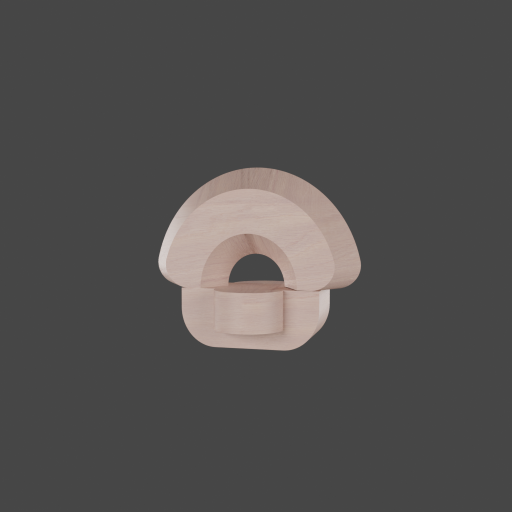
#> input picture stimuli_pipe/stimuli_unique_texture_per_stl_v1/stimuli_A_auto_contrast/1/reference.png, 1024 x 1024 px, found by its file name (shown at 1/2 size)
$ python run_bias_decomposition.py
#> lines starting #> are read from the running program, lines starting #| are printed output that depends on the picture
### evaluation_pipe/eval_core.py
"""Shared evaluation logic for shape-bias benchmarking.

This module contains all shared constants, helpers, and trial-running logic
used by both `scripts/run_remote.py` and `scripts/run_local.py`.
"""

from __future__ import annotations

import csv
import os
import random
import re
import time
from pathlib import Path

from PIL import Image

# ===========================================================================
# PATHS
# ===========================================================================
REPO_ROOT = Path(__file__).resolve().parent.parent
STIMULI_DIR = REPO_ROOT / "stimuli_pipe" / "stimuli_per_stl_packages"
RESULTS_DIR = REPO_ROOT / "results"
# When `run_remote.py` runs `--eval-mode human_matched` without `-o`, CSVs default here
# (under RESULTS_DIR or `$RESULTS_DIR`), next to other `model.results` trees for analysis_pipe.
HUMAN_MATCHED_REMOTE_CSV_SUBDIR = Path("model.results") / "human_matched"
ENV_PATH = REPO_ROOT / ".env"


# [12 lines left out: function default_session_results_dir, not called in this run]


# Human-friendly stimulus packages (must match human-experiment/server.js).
HUMAN_STIM_PACKAGES = frozenset(
    {"stimuli_unique_texture_per_stl_v1", "stimuli_unique_texture_per_stl_v2"}
)
BENCHMARK_STIM_PACKAGE = "stimuli_per_stl_packages"

# ===========================================================================
# HYPERPARAMETERS
# ===========================================================================
MAX_RETRIES = 5               # retries per trial if answer is ambiguous/empty
MAX_TOKENS_REMOTE = 128       # max tokens for remote API calls (thinking disabled)
MAX_TOKENS_LOCAL = 128        # max tokens for local model generation
TEMPERATURE = 0.0             # sampling temperature (0.0 = greedy/deterministic)
RANDOM_SEED = 42              # default random seed for reproducibility
DEFAULT_STIM_SET = "stimuli_A_auto_contrast"
DEFAULT_DEVICE = "cuda"
DEFAULT_HUMAN_TRIAL_LIMIT = 30

# ===========================================================================
# WORD PAIRS — 5 pseudo (sudo) + 5 random, length-matched
# ===========================================================================
WORD_PAIRS = [
    # (sudo_word,    random_word,   length)
    ("shiple",       "afnafq",      6),
    ("clapher",      "ieyiccw",     7),
    ("plailass",     "orvufaig",    8),
    ("procation",    "qahftrxck",   9),
    ("adinefults",   "cgchqjjfgy",  10),
]

# Frequent English bigrams — mirrors human-experiment/public/experiment.js
ENGLISH_BIGRAM_WEIGHTS: dict[str, float] = {
    "th": 1.0, "he": 0.98, "in": 0.96, "er": 0.94, "an": 0.93, "re": 0.92, "on": 0.91, "at": 0.9,
    "en": 0.9, "nd": 0.89, "ti": 0.88, "es": 0.87, "or": 0.86, "te": 0.86, "of": 0.85, "ed": 0.85,
    "is": 0.84, "it": 0.84, "al": 0.83, "ar": 0.82, "st": 0.82, "to": 0.82, "nt": 0.81, "ng": 0.81,
    "se": 0.8, "ha": 0.8, "as": 0.79, "ou": 0.79, "io": 0.78, "le": 0.78, "ve": 0.77, "co": 0.77,
    "me": 0.76, "de": 0.76, "hi": 0.75, "ri": 0.75, "ro": 0.74, "ic": 0.74, "ne": 0.74, "ea": 0.73,
    "ra": 0.73, "ce": 0.72, "li": 0.72, "ch": 0.72, "ll": 0.71, "be": 0.71, "ma": 0.7, "si": 0.7,
    "om": 0.69, "ur": 0.69, "ca": 0.68, "el": 0.68, "ta": 0.68, "la": 0.67, "ns": 0.67, "di": 0.67,
    "fo": 0.66, "ho": 0.66, "pe": 0.65, "ec": 0.65, "pr": 0.65, "no": 0.64, "wa": 0.64, "wi": 0.64,
    "us": 0.63, "tr": 0.63, "wh": 0.63, "ge": 0.62, "po": 0.62, "lo": 0.62, "im": 0.61, "il": 0.61,
    "mo": 0.61, "un": 0.6, "ai": 0.6, "ie": 0.59, "oo": 0.59, "ee": 0.58, "ss": 0.57, "tt": 0.57,
}

# ===========================================================================
# PROMPT TEMPLATES
# ===========================================================================
PROMPT_TEMPLATES = {
    "noun_label": (
        "You are given three images. The first image is a {word}. "
        "Which of the following two images (1 or 2) is also a {word}? "
        "Your response must be exactly one character: 1 or 2. No other text."
    ),
    "noun_label_AB": (
        "You are given three images.The first image is a {word}. "
        "Which of the following two images (A or B) is also a {word}? "
        "Your response must be exactly one character: A or B. No other text."
    ),
    "no_word_category": (
        "You are given three images. This first image is an object. "
        "Which of the following two images (1 or 2) is another one? "
        "Your response must be exactly one character: 1 or 2. No other text."
    ),
    "no_word_category_similar": (
        "You are given three images. The first image is the reference. "
        "Which of the other two images (1 or 2) is more similar to the reference? "
        "Answer with just '1' or '2'."
    ),
    "no_word_category_AB": (
        "You are given three images. This first image is an object. "
        "Which of the following two images (A or B) is another one? "
        "Your response must be exactly one character: A or B. No other text."
    ),
    "no_word_similarity": (
        "You are given three images. The first image is the reference. "
        "Which of the other two images (1 or 2) is more similar to the reference? "
        "Answer with just '1' or '2'."
    ),
    # No novel word; A/B choices. Playground July 2026 similarity wording (pre-unification).
    "no_word_similarity_AB": (
        "You are given three images. The first image is the reference. "
        "Which of the other two images (A or B) is more similar to the reference? "
        "Answer with just 'A' or 'B'."
    ),
    "no_word_category_similar_AB": (
        "You are given three images. The first image is the reference. "
        "Which of the other two images (A or B) is more similar to the reference? "
        "Answer with just 'A' or 'B'."
    ),
    "binary_yes_no": (
        "The first image is a {word}. "
        "The second image is one candidate object. "
        "Is the second image the same object category as the first image? "
        "Your response must be exactly one word: YES or NO. No other text."
    ),
    "binary_yes_no_conservative": (
        "You see 2 images: Image 1 is the reference object and Image 2 is one candidate object. "
        "Question: Is Image 2 the same object category as Image 1? "
        "Rules: answer with exactly one token YES or NO. If uncertain, answer NO."
    ),
    "binary_score": (
        "The first image is a {word}. "
        "The second image is one candidate object. "
        "Rate how likely the second image is the same object category as the first image, "
        "from 0 to 100. "
        "Your response must be exactly: SCORE=<integer 0-100>. No other text."
    ),
    "binary_score_0_3": (
        "Image 1 is reference and Image 2 is one candidate. "
        "Rate match strength from 0 to 3, where 0 means no match and 3 means very strong match. "
        "Your response must be exactly: SCORE=<integer 0-3>. No other text."
    ),
    "rank_forced": (
        "Image 1 is the reference object. Image 2 and Image 3 are candidates. "
        "Rank the candidates by similarity to Image 1."
        "Respond exactly in this format:"
        "BETTER=<candidate label>; WORSE=<candidate label>"
        "The candidate labels are 2 and 3."
        "BETTER and WORSE must be different."
    )
}

# Backward compat for scripts that import a single noun_label template string.
PROMPT_TEMPLATE = PROMPT_TEMPLATES["noun_label"]

# ===========================================================================
# Vision turn layout (shared: local Transformers + remote OpenAI-compatible API)
# ===========================================================================
VISION_USER_IMAGE_LABELS_3_NUMERIC = ("Reference image:", "Image 1:", "Image 2:")
VISION_USER_IMAGE_LABELS_3_ALPHABETIC = ("Reference image:", "Image A:", "Image B:")
VISION_USER_IMAGE_LABELS_2 = ("Reference image:", "Candidate image:")

# Shared system line for **local** Transformers VLM wrappers (generate + score_choices).
# Keep generate and logit scoring on the same messages so the two paths stay consistent.
LOCAL_VLM_SYSTEM_PROMPT = "Answer concisely. Do not explain your reasoning."
# Backward-compatible alias (older Qwen3.5-only name).
QWEN35_VLM_SYSTEM_PROMPT = LOCAL_VLM_SYSTEM_PROMPT

# **Remote** (`run_remote.py`): one uniform system line for every `REMOTE_MODELS` entry.
# See `interpret/remote_eval_prompt_policy.md`.
REMOTE_UNIFORM_SYSTEM_PROMPT = (
    "Follow the user's instructions exactly. "
    "When they ask for a single character (1 or 2), reply with only that character and no other text."
)


# [58 lines left out: functions build_transformers_vision_user_content, build_openai_compatible_vision_messages, not called in this run]


# ===========================================================================
# CSV OUTPUT FIELDS
# ===========================================================================
CSV_FIELDS = [
    "model", "model_name", "stim_id", "stl_id", "texture_set",
    "word", "word_type", "word_length",
    "prompt_condition",
    "decision_mode", "swap_correct",
    "ordering", "order_method", "a_is", "b_is", "raw_text", "parsed_answer", "choice",
    "prob_1_abs", "prob_2_abs", "swap_prob_1_abs", "swap_prob_2_abs", "swap_corrected_a_abs", "swap_corrected_b_abs",
    "generation_time_s", "num_tokens_generated", "attempts",
    "repeat", "temperature",
    "eval_mode", "stim_pkg", "stim_set", "human_word_seed", "stimulus_shuffle_condition",
    "word_mode", "word_min_len", "word_max_len", "sudo_threshold", "trial_limit",
    "image_mode",
]

# ---------------------------------------------------------------------------
# Human-eval: hash / RNG (match experiment.js)
# ---------------------------------------------------------------------------
def _u32(x: int) -> int:
    return x & 0xFFFFFFFF


def _imul(a: int, b: int) -> int:
    return _u32(a * b)


# [19 lines left out: functions hash_string, mulberry32, not called in this run]


def random_int(rand_fn, min_inclusive: int, max_inclusive: int) -> int:
    return int(rand_fn() * (max_inclusive - min_inclusive + 1)) + min_inclusive


# [21 lines left out: functions english_transition_score, make_pseudo_word, not called in this run]


def make_random_word(rand_fn, length: int) -> str:
    letters = "abcdefghijklmnopqrstuvwxyz"
    return "".join(letters[random_int(rand_fn, 0, 25)] for _ in range(length))


# [65 lines left out: functions build_unique_human_words, maybe_sample_stimuli_human, not called in this run]


def resolve_stim_set_name(stim_set: str | None) -> str:
    if stim_set is None:
        env_dataset = os.environ.get("IMAGE_DATASET")
        return Path(env_dataset).name if env_dataset else DEFAULT_STIM_SET
    return stim_set


# [50 lines left out: functions human_eval_seed_text, benchmark_csv_meta, human_matched_csv_meta, not called in this run]


# ---------------------------------------------------------------------------
# Word list
# ---------------------------------------------------------------------------
def load_words() -> list[dict]:
    """Load the curated length-matched word pairs as a flat list."""
    words = []
    for sudo, rand, length in WORD_PAIRS:
        words.append({"name": sudo,  "type": "sudo",   "length": length})
        words.append({"name": rand,  "type": "random", "length": length})
    return words


# [7 lines left out: function make_prompt, not called in this run]


# ---------------------------------------------------------------------------
# Stimuli loading
# ---------------------------------------------------------------------------
def load_stimuli(stim_set: str | None = None,
                 num_stimuli: int | None = None) -> list[dict]:
#> called with num_stimuli = 3
    stim_set = resolve_stim_set_name(stim_set)
    stim_base = STIMULI_DIR / stim_set
    stim_dirs = sorted([d for d in stim_base.iterdir() if d.is_dir()],
                       key=lambda d: int(d.name))

    if num_stimuli is not None:
        stim_dirs = random.sample(stim_dirs, min(num_stimuli, len(stim_dirs)))

    stimuli = []
    for d in stim_dirs:
        stimuli.append({
            "stim_id": d.name,
            "reference": Image.open(d / "reference.png").convert("RGB"),
            "shape_match": Image.open(d / "shape_match.png").convert("RGB"),
            "texture_match": Image.open(d / "texture_match.png").convert("RGB"),
        })
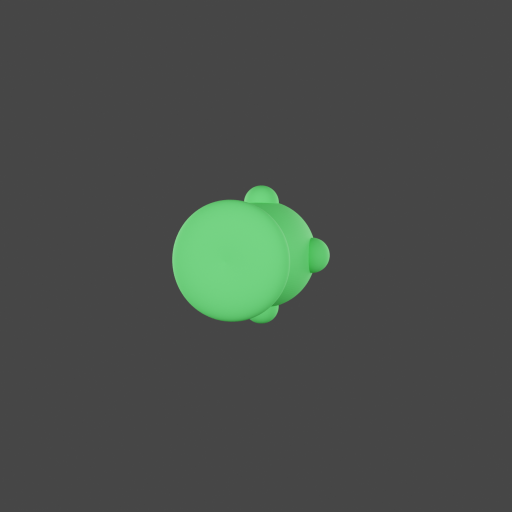
#> input picture stimuli_pipe/stimuli_unique_texture_per_stl_v1/stimuli_A_auto_contrast/10/shape_match.png, 1024 x 1024 px (shown at 1/2 size)
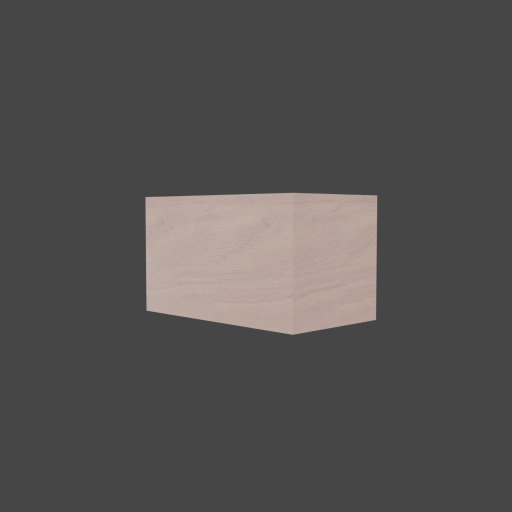
#> input picture stimuli_pipe/stimuli_unique_texture_per_stl_v1/stimuli_A_auto_contrast/1/texture_match.png, 1024 x 1024 px, found by its file name (shown at 1/2 size)
    return stimuli


# [113 lines left out: functions load_stimuli_human_package, load_stimuli_grid, load_stimuli_triad_dir, not called in this run]


# ---------------------------------------------------------------------------
# Blind-baseline image modes
# ---------------------------------------------------------------------------
# "blank" replaces every image with a mid-grey field; "phase_scramble" keeps
# each image's amplitude spectrum but randomises the phases, destroying shape
# and object structure while preserving global luminance and spatial-frequency
# statistics. Both give the language-prior floor for a prompt cell: a cell
# whose blind shape rate matches its sighted rate is not measuring vision.
IMAGE_MODES = ("normal", "blank", "phase_scramble")


# [612 lines left out: functions _phase_scramble_image, transform_stimulus_image, materialize_stimulus, parse_answer, parse_yes_no, parse_score_0_100 and 12 more, not called in this run]


# ---------------------------------------------------------------------------
# CSV writing and summary
# ---------------------------------------------------------------------------
def _csv_row(row: dict, fieldnames: list[str]) -> dict:
    return {k: row.get(k, "") for k in fieldnames}


# [80 lines left out: functions _existing_csv_fieldnames, write_results, _normalize_csv_row_keys, load_completed_trial_keys, not called in this run]


def _shape_pct_decisive(s: int, t: int) -> str:
    return f"{s / (s + t) * 100:.0f}%" if (s + t) > 0 else "N/A"


def _shape_pct_all(s: int, t: int, u: int) -> str:
    tot = s + t + u
    return f"{s / tot * 100:.0f}%" if tot > 0 else "N/A"


# [67 lines left out: functions print_summary, resolve_output_path, not called in this run]

### scripts/_archive/run_bias_decomposition.py
#!/usr/bin/env python3
"""Run a quick bias decomposition suite for local VLMs.

This script helps separate:
  1) lexical token bias (e.g., prefers "1")
  2) first-option positional bias (prefers first candidate regardless of label set)
  3) weak visual grounding fallback (bias drops when forced to compare first)

Usage:
  source .venv/bin/activate
  python scripts/run_bias_decomposition.py --model smolvlm --device cuda
"""

from __future__ import annotations

import argparse
import csv
import re
from dataclasses import dataclass
from pathlib import Path

import sys

REPO_ROOT = Path(__file__).resolve().parent.parent
sys.path.insert(0, str(REPO_ROOT))

from evaluation_pipe.eval_core import load_stimuli, load_words  # noqa: E402
from evaluation_pipe.models import create_model  # noqa: E402


@dataclass(frozen=True)
class Condition:
    name: str
    label_set: str  # "12" | "ab" | "lr"
    use_word: bool
    forced_grounding: bool


CONDITIONS: tuple[Condition, ...] = (
    Condition("baseline_12", "12", True, False),
    Condition("no_word_12", "12", False, False),
    Condition("label_ab", "ab", True, False),
    Condition("left_right", "lr", True, False),
    Condition("forced_grounding_12", "12", True, True),
)

ORDERINGS = ("shape_first", "texture_first")


# [109 lines left out: functions _prompt, _parse_12, _parse_ab, _parse_lr, _parse_label, _labels_for_ordering and 1 more, not called in this run]


def _fmt_pct(x: float) -> str:
    return f"{100.0 * x:.1f}%"


def _rate(num: int, den: int) -> float:
    return num / den if den else float("nan")


# [117 lines left out: functions _summary, _interpret, _build_md_report, not called in this run]


def main() -> None:
    ap = argparse.ArgumentParser(description=__doc__)
    ap.add_argument("--model", default="smolvlm")
    ap.add_argument("--device", default="cuda")
    ap.add_argument("--num-stimuli", type=int, default=3)
    ap.add_argument("--num-words", type=int, default=10)
    ap.add_argument(
        "--output",
        type=Path,
        default=REPO_ROOT / "results" / "smolvlm_bias_decomposition_rows.csv",
    )
    ap.add_argument(
        "--report-md",
        type=Path,
        default=None,
        help="Optional markdown report path (default: <output stem>.md)",
    )
    args = ap.parse_args()

    words = load_words()[: args.num_words]
    stimuli = load_stimuli(num_stimuli=args.num_stimuli)
#> stimuli = 3 items
    model = create_model(args.model, device=args.device)
    rows: list[dict] = []

    try:
        for cond in CONDITIONS:
            print(f"\n=== Condition: {cond.name} ===")
            for stim in stimuli:
                for w in words:
                    for ordering in ORDERINGS:
                        if ordering == "shape_first":
                            img1 = stim["shape_match"]
                            img2 = stim["texture_match"]
                        else:
                            img1 = stim["texture_match"]
                            img2 = stim["shape_match"]

                        prompt = _prompt(cond, w["name"])
                        resp = model.generate(
                            images=[stim["reference"], img1, img2],
                            prompt=prompt,
                            max_new_tokens=96,
                            temperature=0.0,
                        )

                        parsed = _parse_label(cond, resp.raw_text)
                        l1, l2 = _labels_for_ordering(cond, ordering)
                        picked_position, picked_semantic = _choice_from_label(parsed, l1, l2, ordering)
                        rows.append(
                            {
                                "model": args.model,
                                "condition": cond.name,
                                "stim_id": stim["stim_id"],
                                "word": w["name"],
                                "word_type": w["type"],
                                "ordering": ordering,
                                "label_first": l1,
                                "label_second": l2,
                                "raw_text": resp.raw_text,
                                "parsed_label": parsed or "",
                                "picked_position": picked_position,
                                "picked_semantic": picked_semantic,
                                "generation_time_s": f"{resp.generation_time_s:.3f}",
                            }
                        )
    finally:
        model.unload()

    args.output.parent.mkdir(parents=True, exist_ok=True)
    fieldnames = [
        "model",
        "condition",
        "stim_id",
        "word",
        "word_type",
        "ordering",
        "label_first",
        "label_second",
        "raw_text",
        "parsed_label",
        "picked_position",
        "picked_semantic",
        "generation_time_s",
    ]
    with args.output.open("w", newline="", encoding="utf-8") as f:
        w = csv.DictWriter(f, fieldnames=fieldnames)
        w.writeheader()
        w.writerows(rows)

    summary_rows = _summary(rows)
    notes = _interpret(summary_rows)
    print("\n=== Bias decomposition summary ===")
    for r in summary_rows:
        print(
            f"- {r['condition']:20s} "
            f"decisive={_fmt_pct(float(r['decisive_rate'])):>7s} "
            f"first={_fmt_pct(float(r['first_rate'])):>7s} "
            f"second={_fmt_pct(float(r['second_rate'])):>7s} "
            f"|Δshape|={_fmt_pct(float(r['order_gap_abs'])):>7s}"
        )

    print("\n=== Interpretation ===")
    for note in notes:
        print(f"- {note}")

    report_md = args.report_md if args.report_md is not None else args.output.with_suffix(".md")
    report_md.parent.mkdir(parents=True, exist_ok=True)
    report_txt = _build_md_report(
        model=args.model,
        device=args.device,
        num_stimuli=args.num_stimuli,
        num_words=args.num_words,
        output_csv=args.output,
        summary_rows=summary_rows,
        notes=notes,
    )
    report_md.write_text(report_txt, encoding="utf-8")

    print(f"\nWrote detailed rows to: {args.output}")
    print(f"Wrote markdown report to: {report_md}")


if __name__ == "__main__":
    main()
#> (the call stopped at in main, `model = create_model(args.model, device=args.device)`: evaluation_pipe is not available in this run)
